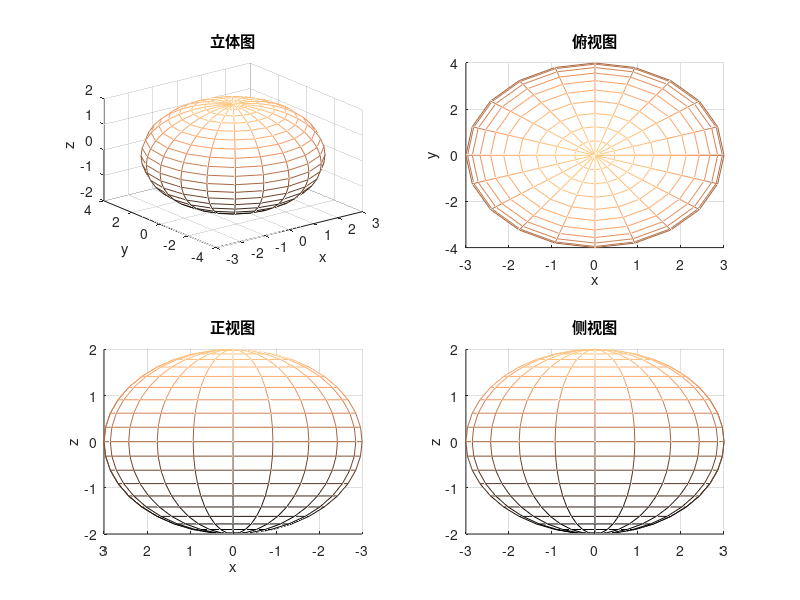

Write MATLAB code to recreate this figure.
clc;clf;
% 由方程x^2/9+y^2/16+z^2/4=1可知，要绘制的图形为椭球形
% 使用ellipsoid函数构建椭球形，并改变观察点获得各个坐标面的投影
subplot(2,2,1)
xc=0;yc=0;zc=0;
xr=3;yr=4;zr=2;n=20;
[x,y,z]=ellipsoid(xc,yc,zc,xr,yr,zr,n);
mesh(x,y,z)
view(3)
colormap copper
xlabel("x"),zlabel("z"),ylabel("y")
title("立体图")
% 俯视图从Z方向
subplot(2,2,2),mesh(x,y,z),view([0,0,1])
colormap copper
title("俯视图"),xlabel("x"),ylabel("y")
% 正视图从Y方向
subplot(2,2,3),mesh(x,y,z),view([0,1,0])
colormap copper
title("正视图"),xlabel("x"),zlabel("z")
% 侧视图从Y方向
subplot(2,2,4),mesh(x,y,z),view([1,0,0])
colormap copper
title("侧视图"),ylabel("y"),zlabel("z")